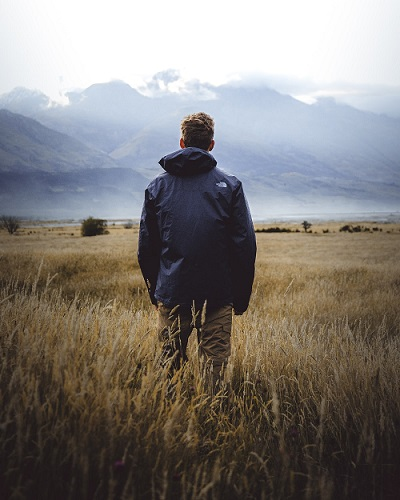
#> input picture #01 OpenCV/08 ImageProcessing/01 Image Conversion/image1.jpg, 400 x 500 px
$ jupyter execute --allow-errors '01 Conversion_RGB_BGR_GrayScale_HSV.ipynb'
#> lines starting #> are read from the running program, lines starting #| are printed output that depends on the picture
#> (a cell that did not finish here is left out)

#> (a cell that did not finish here is left out)

#> (a cell that did not finish here is left out)

[cell 4]
import cv2

img = cv2.imread("image1.jpg",1)
#> img is the input picture: shape (500, 400, 3); mean B, G, R 121.3, 125, 129.7

img_gray = cv2.cvtColor(img,cv2.COLOR_RGB2GRAY)
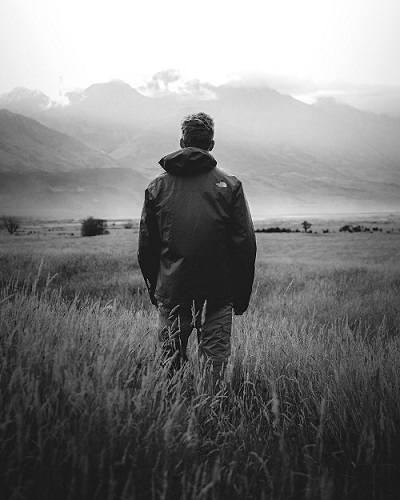
#> img_gray: shape (500, 400); min 1, max 255, mean 124.4

img_bgr = cv2.cvtColor(img, cv2.COLOR_RGB2BGR)

img_hsv = cv2.cvtColor(img,cv2.COLOR_RGB2HSV)
#> img_hsv: shape (500, 400, 3); mean H, S, V 67.5, 63.7, 138.3

print("Shape of RGB:",img_bgr.shape)
#| Shape of RGB: (500, 400, 3)
print("Shape of Gray:",img_gray.shape)
#| Shape of Gray: (500, 400)
print("Shape of HSV:",img_hsv.shape)
#| Shape of HSV: (500, 400, 3)

import matplotlib.pyplot as plt

fig, (ax1, ax2,ax3) = plt.subplots(1, 3,figsize=(15,7))
fig.suptitle('RGB,Gray, HSV Conversion')
ax1.imshow(img_bgr)
ax1.set_title("RGB")
ax1.axis('off')

ax2.imshow(img_gray,cmap='gray')
ax2.set_title("Gray")
ax2.axis('off')

ax3.imshow(img_hsv)
ax3.set_title("HSV")
ax3.axis('off')
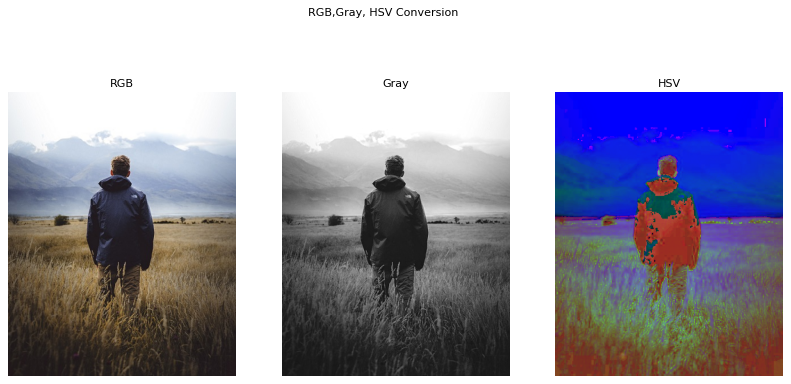
#> figure drawn by matplotlib, 3 panels

$ run again, with #01 OpenCV/08 ImageProcessing/01 Image Conversion/image2.jpg copied over #01 OpenCV/08 ImageProcessing/01 Image Conversion/image1.jpg
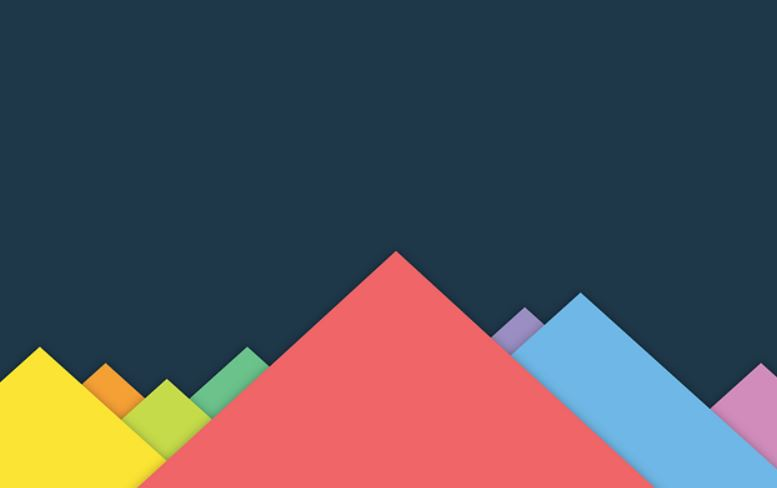
#> input picture #01 OpenCV/08 ImageProcessing/01 Image Conversion/image2.jpg, 777 x 488 px
#> img is the input picture: shape (488, 777, 3); mean B, G, R 88.3, 81.6, 82.8
#> `img_gray = cv2.cvtColor(img,cv2.COLOR_RGB2GRAY)`:
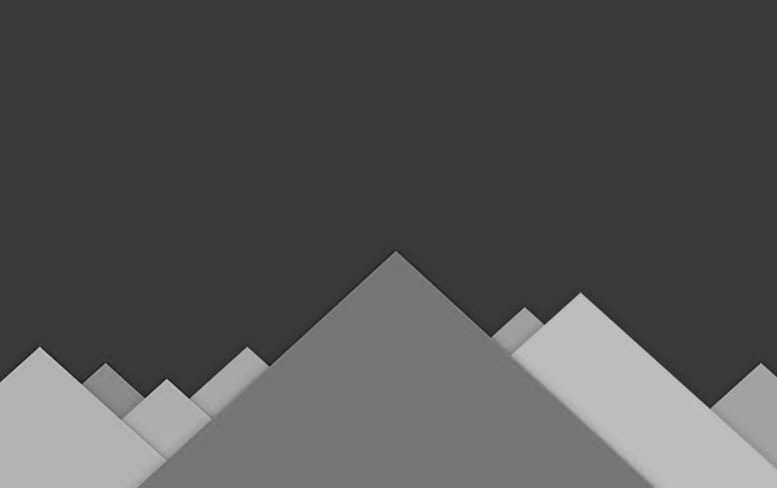
#> img_gray: shape (488, 777); min 12, max 208, mean 83.7
#> img_hsv: shape (488, 777, 3); mean H, S, V 40.8, 149.6, 120.9
#| Shape of RGB: (488, 777, 3)
#| Shape of Gray: (488, 777)
#| Shape of HSV: (488, 777, 3)
#> `[cell 4] import cv2  img = cv2.imread("image1.jpg",1)  img_gray = cv2...`:
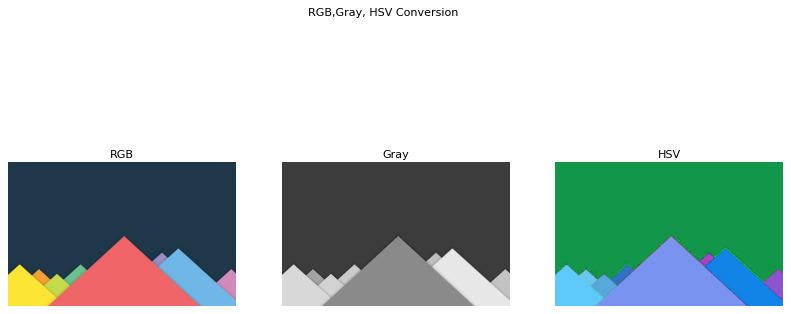
#> figure drawn by matplotlib, 3 panels
